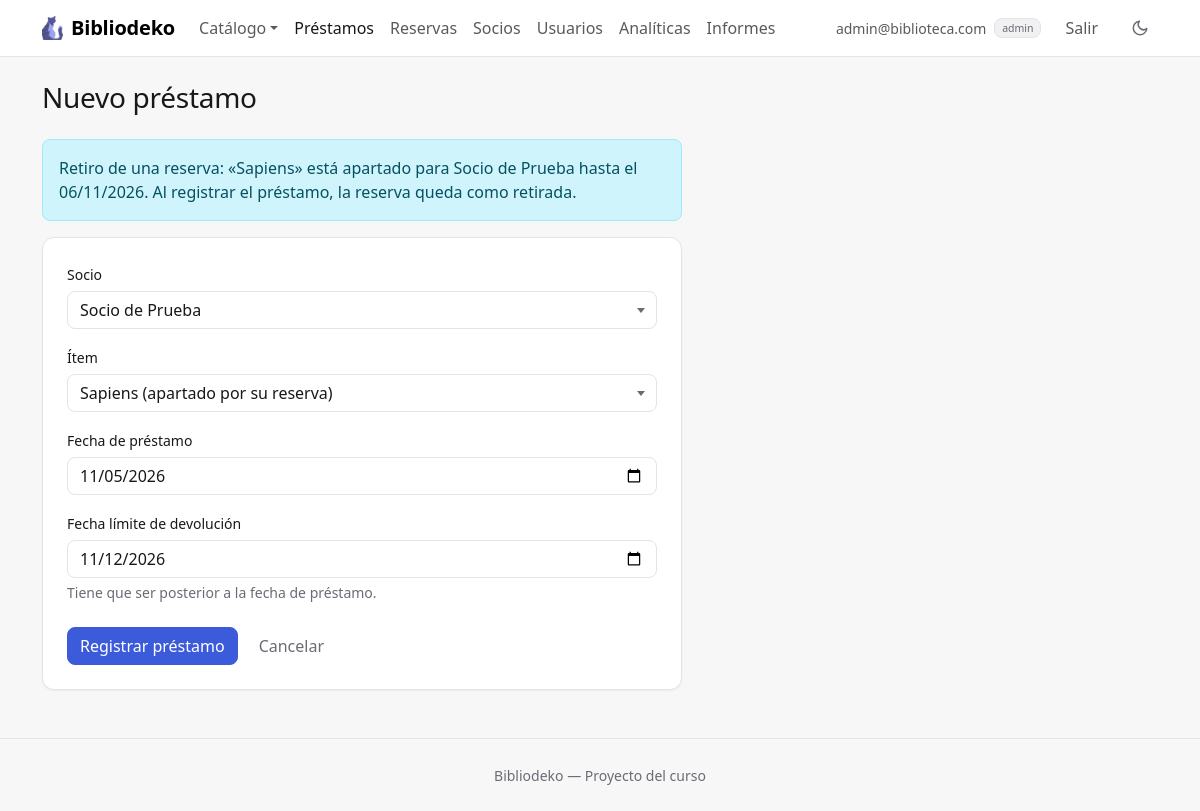
/index.php?accion=formCrearPrestamo&socio_id=1&item_id=7 (signed in), run on the app's committed database.
### tables this page shows
CREATE TABLE IF NOT EXISTS items (
    id          INT AUTO_INCREMENT PRIMARY KEY,
    tipo        ENUM('libro', 'juego', 'proyecto') NOT NULL DEFAULT 'libro',
    titulo      VARCHAR(150) NOT NULL,
    autor       VARCHAR(100) NOT NULL,
    categoria   VARCHAR(50)  NULL,
    isbn        VARCHAR(13)  NULL UNIQUE,
    descripcion TEXT         NULL,
    stock       INT UNSIGNED NOT NULL DEFAULT 1,
    imagen      VARCHAR(100) NOT NULL DEFAULT 'default.png',
    CHECK (isbn IS NULL OR tipo = 'libro')
);

CREATE TABLE IF NOT EXISTS socios (
    id          INT AUTO_INCREMENT PRIMARY KEY,
    usuario_id  INT NOT NULL UNIQUE,
    nombre      VARCHAR(100) NOT NULL,
    direccion   VARCHAR(255) NOT NULL,
    telefono    VARCHAR(20)  NOT NULL,
    foto        VARCHAR(100) NOT NULL DEFAULT 'avatar.png',
    FOREIGN KEY (usuario_id) REFERENCES usuarios(id) ON DELETE RESTRICT
);

CREATE TABLE IF NOT EXISTS reservas (
    id                INT  AUTO_INCREMENT PRIMARY KEY,
    socio_id          INT  NOT NULL,
    item_id           INT  NOT NULL,
    fecha_reserva     DATE NOT NULL,
    fecha_vencimiento DATE NULL,
    estado            ENUM('pendiente', 'lista', 'retirada', 'cancelada') NOT NULL DEFAULT 'pendiente',
    FOREIGN KEY (socio_id) REFERENCES socios(id) ON DELETE RESTRICT,
    FOREIGN KEY (item_id) REFERENCES items(id) ON DELETE RESTRICT,
     
    CHECK (estado <> 'lista' OR fecha_vencimiento IS NOT NULL)
);

### controllers/PrestamoController.php (called while the page is built, shortened)
<?php
require_once __DIR__ . '/../models/Reserva.php';
function mostrarFormPrestamo($socioId, $itemId, $error = null) {
    global $pdo;
    $reserva = null;
    if ($socioId !== '' && $itemId !== '') {
        $reserva = Reserva::activasDelSocio($pdo, $socioId)[$itemId] ?? null;
    }
    require __DIR__ . '/../views/prestamos/form.php';
}
function formCrearPrestamo() {
    mostrarFormPrestamo($_GET['socio_id'] ?? '', $_GET['item_id'] ?? '');
}

### models/Reserva.php (called while the page is built, shortened)
<?php
class Reserva {
    private $fechaVencimiento;
    private $socioNombre;
    private $itemTitulo;
    public function __construct($id, $socioId, $itemId, $fechaReserva, $fechaVencimiento, $estado, $socioNombre, $itemTitulo, $puesto) {
        $this->fechaVencimiento = $fechaVencimiento;
        $this->socioNombre = $socioNombre;
        $this->itemTitulo = $itemTitulo;
    }
    public function getFechaVencimiento() { return $this->fechaVencimiento; }
    public function getSocioNombre() { return $this->socioNombre; }
    public function getItemTitulo() { return $this->itemTitulo; }
    private static function desdeFila($f) {
        return new Reserva($f['id'], $f['socio_id'], $f['item_id'], $f['fecha_reserva'], $f['fecha_vencimiento'], $f['estado'], $f['socio_nombre'], $f['item_titulo'], $f['puesto']);
    }
    public static function activasDelSocio($pdo, $socioId) {
        $stmt = $pdo->prepare(self::SELECT . ' WHERE r.socio_id = ? AND ' . self::ACTIVA);
        $stmt->execute([$socioId, date('Y-m-d')]);
        $reservas = [];
        foreach ($stmt->fetchAll() as $f) {
            $reservas[$f['item_id']] = self::desdeFila($f);
        }
        return $reservas;
    }
}

### helpers.php (called while the page is built, shortened)
<?php
function formatoFecha($fecha) {
    return date('d/m/Y', strtotime($fecha));
}

### views/prestamos/form.php (the view, shortened to what this page needs)
<?php
require __DIR__ . '/../header.php';
?>
<div class="encabezado">
  <h1 class="h3">Nuevo préstamo</h1>
</div>
<?php if ($reserva): ?>
  <div class="alert alert-info ancho-formulario">
    Retiro de una reserva: «<?= htmlspecialchars($reserva->getItemTitulo()) ?>» está apartado para
    <?= htmlspecialchars($reserva->getSocioNombre()) ?> hasta el <?= htmlspecialchars(formatoFecha($reserva->getFechaVencimiento())) ?>.
    Al registrar el préstamo, la reserva queda como retirada.
  </div>
<?php endif; ?>
<div class="card ancho-formulario">
  <div class="card-body p-4">
    <form method="POST" action="index.php?accion=crearPrestamo">
      <div class="mb-3">
        <label class="form-label" for="socio_id">Socio</label>
      </div>
      <div class="mb-3">
        <label class="form-label" for="item_id">Ítem</label>
      </div>
      <div class="mb-3">
        <label class="form-label" for="fecha_prestamo">Fecha de préstamo</label>
        <input type="date" id="fecha_prestamo" name="fecha_prestamo" class="form-control" max="<?= date('Y-m-d') ?>" value="<?= htmlspecialchars($_POST['fecha_prestamo'] ?? date('Y-m-d')) ?>" required>
      </div>
      <div class="mb-3">
        <label class="form-label" for="fecha_limite">Fecha límite de devolución</label>
        <input type="date" id="fecha_limite" name="fecha_limite" class="form-control" value="<?= htmlspecialchars($_POST['fecha_limite'] ?? date('Y-m-d', strtotime('+7 days'))) ?>" required>
        <div class="form-text">Tiene que ser posterior a la fecha de préstamo.</div>
      </div>
      <div class="d-flex gap-2 pt-2">
        <button type="submit" class="btn btn-primary">Registrar préstamo</button>
        <a href="index.php?accion=<?= $reserva ? 'listarReservas' : 'listarPrestamos' ?>" class="btn btn-link">Cancelar</a>
      </div>
    </form>
  </div>
</div>
<?php require __DIR__ . '/../footer.php'; ?>

### assets/css/estilo.css (style rules this page uses)
:root, [data-bs-theme="light"] { --acento-rgb: 59, 91, 219; --acento-hover-rgb: 47, 74, 192; --color-sobre-acento: #ffffff; --color-fondo: #f7f7f8; --color-superficie: #ffffff; --color-superficie-2: #f1f1f3; --color-texto: #18181b; --color-texto-suave: #6b6b75; --color-borde: #e4e4e7; --sombra: 0 1px 2px rgba(24, 24, 27, .05); --sombra-elevada: 0 8px 24px rgba(24, 24, 27, .08); --grafico-devuelto: #8fa3ec; --grafico-vencido: #dc2626; --grafico-tarde: #e0a100; }
:root { --fuente-base: system-ui, -apple-system, "Segoe UI", Roboto, "Helvetica Neue", Arial, sans-serif; --radio: .5rem; --radio-grande: .75rem; --alto-campo: 38px; --proporcion-portada: 3 / 4; }
:root, [data-bs-theme="light"], [data-bs-theme="dark"] { --color-acento: rgb(var(--acento-rgb)); --color-acento-hover: rgb(var(--acento-hover-rgb)); --color-acento-suave: rgba(var(--acento-rgb), .12); --bs-body-font-family: var(--fuente-base); --bs-body-bg: var(--color-superficie); --bs-body-color: var(--color-texto); --bs-emphasis-color: var(--color-texto); --bs-secondary-color: var(--color-texto-suave); --bs-secondary-bg: var(--color-superficie-2); --bs-tertiary-bg: var(--color-superficie-2); --bs-border-color: var(--color-borde); --bs-border-radius: var(--radio); --bs-border-radius-lg: var(--radio-grande); --bs-primary-rgb: var(--acento-rgb); --bs-link-color-rgb: var(--acento-rgb); --bs-link-hover-color-rgb: var(--acento-hover-rgb); --bs-focus-ring-color: rgba(var(--acento-rgb), .25); }
body { background-color: var(--color-fondo); -webkit-font-smoothing: antialiased; }
h1, h2, h3, h4, h5, h6 { font-weight: 600; letter-spacing: -.01em; }
a { text-decoration: none; }
.encabezado { display: flex; flex-wrap: wrap; justify-content: space-between; align-items: center; gap: .75rem; margin-bottom: 1.5rem; }
.encabezado h1 { margin-bottom: 0; }
.btn { font-weight: 500; }
.btn-primary { --bs-btn-color: var(--color-sobre-acento); --bs-btn-bg: var(--color-acento); --bs-btn-border-color: var(--color-acento); --bs-btn-hover-color: var(--color-sobre-acento); --bs-btn-hover-bg: var(--color-acento-hover); --bs-btn-hover-border-color: var(--color-acento-hover); --bs-btn-active-color: var(--color-sobre-acento); --bs-btn-active-bg: var(--color-acento-hover); --bs-btn-active-border-color: var(--color-acento-hover); --bs-btn-disabled-bg: var(--color-acento); --bs-btn-disabled-border-color: var(--color-acento); --bs-btn-focus-shadow-rgb: var(--acento-rgb); }
.btn-link { --bs-btn-color: var(--color-texto-suave); --bs-btn-hover-color: var(--color-texto); --bs-btn-active-color: var(--color-texto); text-decoration: none; }
.form-label { font-weight: 500; font-size: .875rem; margin-bottom: .375rem; }
.card { --bs-card-bg: var(--color-superficie); --bs-card-border-color: var(--color-borde); --bs-card-border-radius: var(--radio-grande); --bs-card-inner-border-radius: calc(var(--radio-grande) - 1px); --bs-card-cap-bg: transparent; box-shadow: var(--sombra); }
.ancho-formulario { max-width: 40rem; }
.alert { border-radius: var(--radio); }

### data on the page
items: titulo "Sapiens"
socios: nombre "Socio de Prueba"
reservas: fecha_vencimiento "06/11/2026"

### other printed values
$_SESSION['usuario']['email'] "admin@biblioteca.com"
$_SESSION['usuario']['rol'] "admin"
